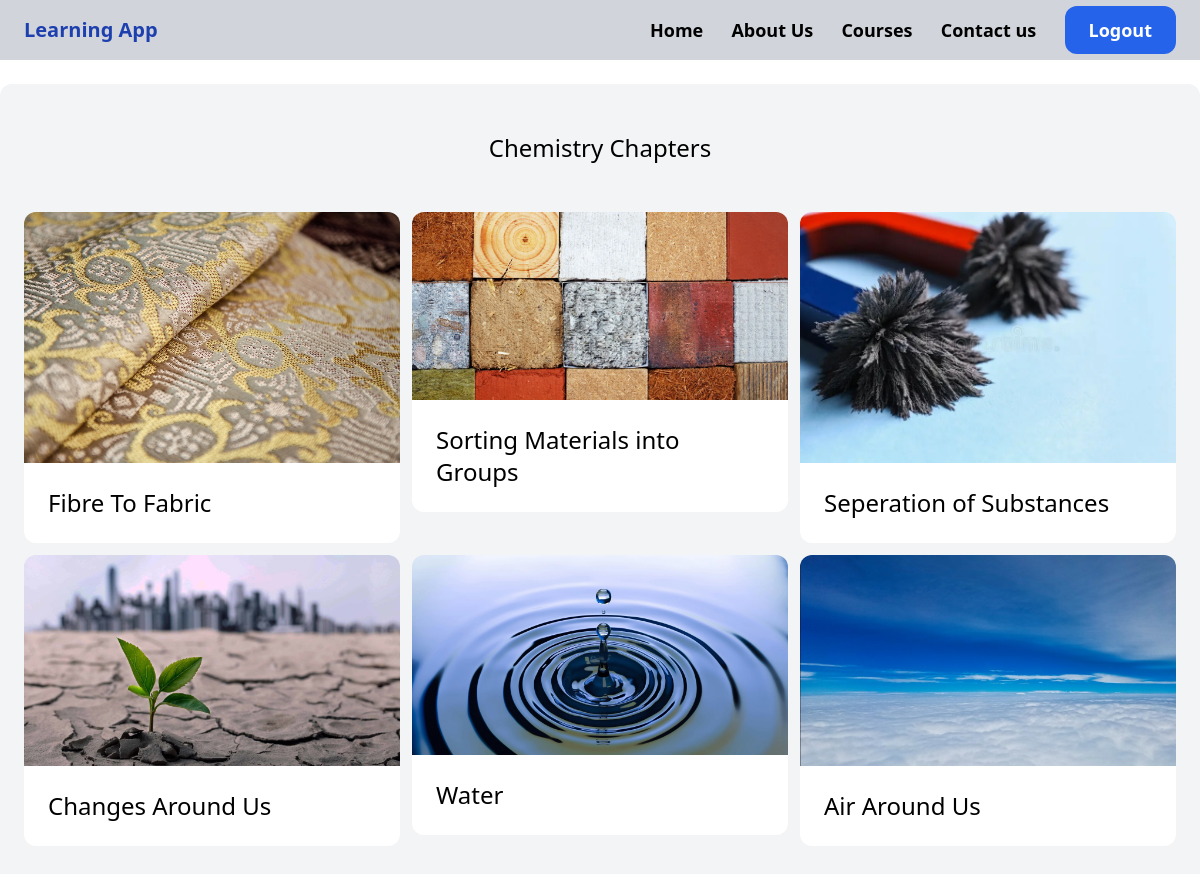
Screenshot of /chemistry/ with the database file from the repository.
### chemistry/models.py (models this page shows, shortened)
class ChemistryTopic(models.Model):
    title = models.CharField(max_length=100)
    image = models.ImageField(upload_to='chemistry/images/')

### chemistry/views.py (the view)
# urls.py: path('',views.chemistry_chapter_view,name="chemistry_chapters"),
def chemistry_chapter_view(request):
    chemistry_chapters=ChemistryTopic.objects.all()
    return render(request,'chemistry/chemistry.html',{'chemsitry_chapters':chemistry_chapters})

### chemistry/templates/chemistry/chemistry.html
{% extends 'core/base.html' %} {% block content %}
<div class="mt-6 px-6 py-12 bg-gray-100 rounded-xl">
  <h2 class="mb-12 text-2xl text-center">Chemistry Chapters</h2>
  <div class="grid grid-cols-3 gap-3">
    {% for chapter in chemsitry_chapters %}
    <div>
      <a href="{% url 'chemistry_detail' chapter.id %}">
        <div>
          <img src="{{ chapter.image.url }}" class="rounded-t-xl" />
        </div>
        <div class="p-6 bg-white rounded-b-xl">
          <h2 class="text-2xl">{{ chapter.title }}</h2>
        </div>
      </a>
    </div>
    {% endfor %}
  </div>
</div>
{% endblock %}

### core/templates/core/base.html (shortened to what this page needs)
{% load static %}
<!DOCTYPE html>
<html lang="en">
  <head>
    <script src="https://cdn.tailwindcss.com"></script>
  </head>
  <body>
    <div class="bg-gray-300">
      <nav class="py-4 px-6 flex justify-between items-center">
        <a href="/" class="text-xl font-semibold text-blue-800">Learning App</a>
        <div class="space-x-6">
          <a href="{% url '' %}" class="text-lg font-semibold hover:text-gray-500">Home</a>
          <a href="{% url 'about-us' %}" class="text-lg font-semibold hover:text-gray-500"
            >About Us</a
          >
          <a href="{% url 'dashboard' %}" class="text-lg font-semibold hover:text-gray-500"
            >Courses</a
          >
          <a href="{% url 'contact' %}" class="text-lg font-semibold hover:text-gray-500"
            >Contact us</a
          >
          <a
                href="{% url 'logout' %}"
                class="px-6 py-3 text-lg font-semibold bg-blue-600 text-white rounded-xl hover:bg-gray-700"
                >Logout</a
              >
        </div>
      </nav>
    </div>
    <div>{%block content%} {% endblock %}</div>
  </body>
</html>

### rows the page displays
ChemistryTopic: image (picture), title "Fibre To Fabric"
ChemistryTopic: image (picture), title "Sorting Materials into Groups"
ChemistryTopic: image (picture), title "Seperation of Substances"
ChemistryTopic: image (picture), title "Changes Around Us"
ChemistryTopic: image (picture), title "Water"
ChemistryTopic: image (picture), title "Air Around Us"
